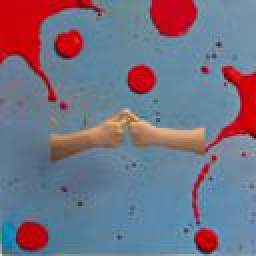
#> input picture dataset/A/A (1).jpg, 128 x 128 px (shown 2 times larger)
$ python -i augmentation_utils.py   (imports and definitions only)   (older library calls are emulated)
#> lines starting #> are read from the running program, lines starting #| are printed output that depends on the picture
#> further down, picture is the input picture: shape (128, 128, 3); mean B, G, R 131.8, 113.7, 116.3
"""Utility functions for performing frame-level data augmentations and quality evaluations.

All functions use OpenCV and NumPy, optimized for speed. Includes MediaPipe HandLandmarker
validation stubs to ensure hand landmark trackability in augmented clips.
"""
from __future__ import annotations

import cv2
import numpy as np
from typing import Tuple, List, Dict, Any

# --- Quality Metrics Evaluators ---

# [10 lines left out: function compute_quality_metrics, not called in this run]


# --- MediaPipe Hands Validator Class ---

class HandDetectorValidator:
    """Wrapper around MediaPipe HandLandmarker Tasks API to validate hand visibility."""

    # [42 lines left out: functions __init__, has_hand, close, apply_brightness, not called in this run]


def apply_contrast(frame: np.ndarray, alpha: float, beta: float = 0.0) -> np.ndarray:
    """Scale frame contrast linearly using convertScaleAbs."""
    return cv2.convertScaleAbs(frame, alpha=alpha, beta=beta)


# [5 lines left out: function apply_gamma, not called in this run]


def apply_clahe(frame: np.ndarray, clip_limit: float = 2.0, tile_grid_size: Tuple[int, int] = (8, 8)) -> np.ndarray:
    """Apply Contrast Limited Adaptive Histogram Equalization (CLAHE) on L channel."""
#> called with clip_limit = 2, tile_grid_size = (8, 8)
    lab = cv2.cvtColor(frame, cv2.COLOR_BGR2LAB)
#> lab: shape (128, 128, 3); mean of channels 0, 1, 2 131.1, 133.6, 122.8
    l, a, b = cv2.split(lab)
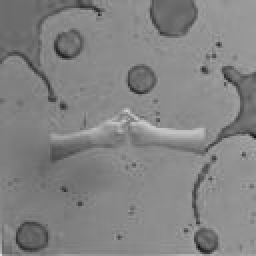
#> l: shape (128, 128) (shown 2 times larger); min 17, max 220, mean 131.1
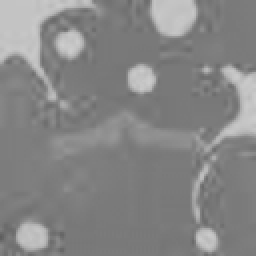
#> a: shape (128, 128) (shown 2 times larger); min 93, max 205, mean 133.6
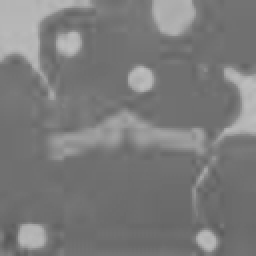
#> b: shape (128, 128) (shown 2 times larger); min 86, max 191, mean 122.8
    clahe = cv2.createCLAHE(clipLimit=clip_limit, tileGridSize=tile_grid_size)
    cl = clahe.apply(l)
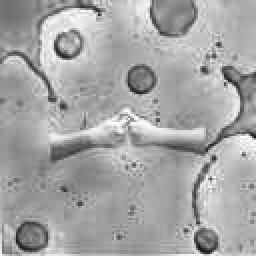
#> cl: shape (128, 128) (shown 2 times larger); min 15, max 255, mean 165.1
    limg = cv2.merge((cl, a, b))
#> limg: shape (128, 128, 3); mean of channels 0, 1, 2 165.1, 133.6, 122.8
    return cv2.cvtColor(limg, cv2.COLOR_LAB2BGR)
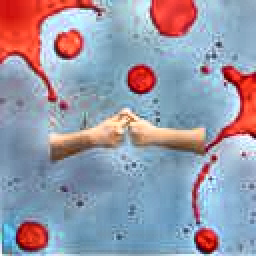
#> returned value: shape (128, 128, 3) (shown 2 times larger); mean B, G, R 167.5, 151.4, 151.9


# [91 lines left out: functions apply_gaussian_blur, apply_gaussian_noise, apply_iso_noise, apply_white_balance, apply_shadow, apply_motion_blur and 4 more, not called in this run]

>>> import cv2
>>> picture = cv2.imread('../../../dataset/A/A (1).jpg')
>>> result = apply_clahe(picture)

$ run again, on dataset/A/A (11).jpg
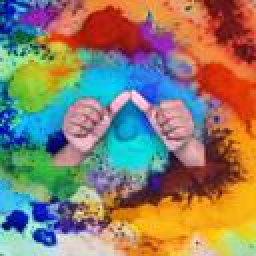
#> input picture dataset/A/A (11).jpg, 128 x 128 px (shown 2 times larger)
#> picture is the input picture: shape (128, 128, 3); mean B, G, R 106.2, 126.5, 139.8
#> lab: shape (128, 128, 3); mean of channels 0, 1, 2 144.1, 138.4, 143.1
#> in apply_clahe, `cl = clahe.apply(l)`:
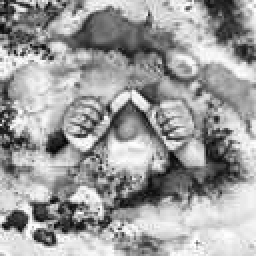
#> cl: shape (128, 128) (shown 2 times larger); min 3, max 255, mean 157.4
#> limg: shape (128, 128, 3); mean of channels 0, 1, 2 157.4, 138.4, 143.1
#> in apply_clahe, `return cv2.cvtColor(limg, cv2.COLOR_LAB2BGR)`:
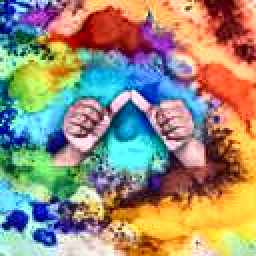
#> returned value: shape (128, 128, 3) (shown 2 times larger); mean B, G, R 120.7, 141.4, 152.3

$ run again, on dataset/A/A (13).jpg
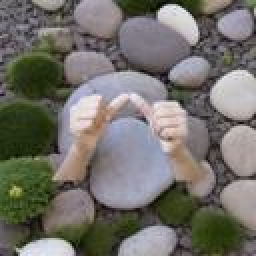
#> input picture dataset/A/A (13).jpg, 128 x 128 px (shown 2 times larger)
#> picture is the input picture: shape (128, 128, 3); mean B, G, R 106.2, 112.2, 114.8
#> lab: shape (128, 128, 3); mean of channels 0, 1, 2 119.1, 127.8, 132.2
#> in apply_clahe, `l, a, b = cv2.split(lab)`:
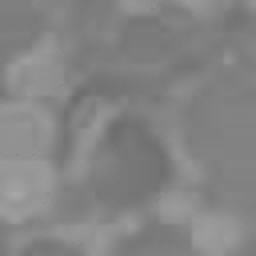
#> b: shape (128, 128) (shown 2 times larger); min 108, max 167, mean 132.2
#> limg: shape (128, 128, 3); mean of channels 0, 1, 2 144.4, 127.8, 132.2
#> in apply_clahe, `return cv2.cvtColor(limg, cv2.COLOR_LAB2BGR)`:
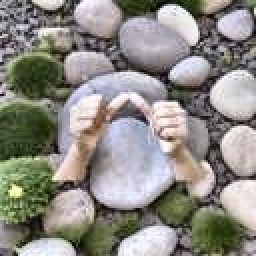
#> returned value: shape (128, 128, 3) (shown 2 times larger); mean B, G, R 131.8, 138.2, 140.8
